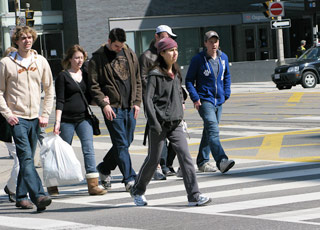
%> input picture testimage.jpg, 320 x 230 px
$ octave --eval "result = HOG(imread('testimage.jpg'));"   (GNU Octave 9; MATLAB toolbox functions it lacks are replaced by stand-ins)
%> lines starting %> are read from the running program, lines starting %| are printed output that depends on the picture
function [H,Imsend]=HOG(Im)
Im=rgb2gray(Im);
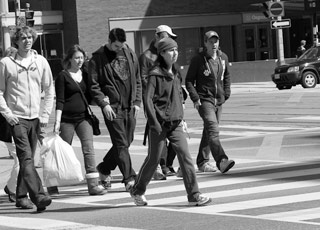
%> Im: size 230x320 uint8; min 0, max 255, mean 117.7
giveny=size(Im,1);
%> giveny = 230
givenx=size(Im,2);
%> givenx = 320
if(givenx~=64),
    sub=givenx-64;
%> sub = 256
    sub;
    leftcut=sub/2;
%> leftcut = 128
    rightcut=(sub/2)+mod(sub,2);
%> rightcut = 128
    left=1+leftcut;
%> left = 129
    right=size(Im,2)-rightcut;
%> right = 192
    left;
    right;
    Im=Im(:,left:right,:);
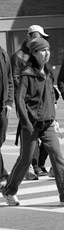
%> Im: size 230x64 uint8; min 0, max 255, mean 102.5
end
if(giveny~=128),
    sub=giveny-128;
%> sub = 102
    uppercut=sub/2;
%> uppercut = 51
    lowercut=(sub/2)+mod(sub,2);
%> lowercut = 51
    upper=1+uppercut;
%> upper = 52
    lower=size(Im,1)-lowercut;
%> lower = 179
    upper
%> upper = 52
    lower
%> lower = 179
    Im=Im(upper:lower,:,:);
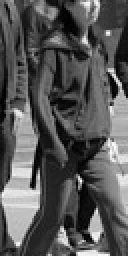
%> Im: size 128x64 uint8 (shown 2 times larger); min 0, max 255, mean 87.3
end
size(Im)
%> ans = [128 64]
Imsend=Im;
load('config.mat');
if(windowsize==816),
    nwin_x=8;
    nwin_y=16;
else,
    nwin_x=4;
    nwin_y=8;
end
B=9;
[L,C]=size(Im); %
H=zeros(nwin_y,nwin_x,B);
Im=double(Im);
%> Im: size 128x64 double
step_x=floor(C/(nwin_x+1));
step_y=floor(L/(nwin_y+1));
cont=0;
hx = [-1,0,1];
hy = -hx';
grad_xr = imfilter(double(Im),hx);
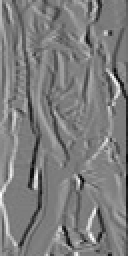
%> grad_xr: size 128x64 double (shown 2 times larger); min -239, max 250, mean 0.9; drawn with min black and max white
grad_yu = imfilter(double(Im),hy);
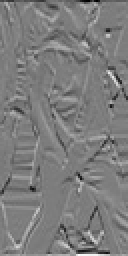
%> grad_yu: size 128x64 double (shown 2 times larger); min -247, max 255, mean -0.2; drawn with min black and max white
angles=atan2(grad_yu,grad_xr);
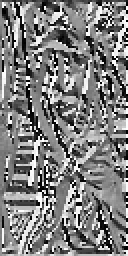
%> angles: size 128x64 double (shown 2 times larger); min -3.14, max 3.14, mean 0.0114; drawn with min black and max white
magnit=((grad_yu.^2)+(grad_xr.^2)).^.5;
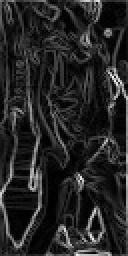
%> magnit: size 128x64 double (shown 2 times larger); min 0, max 308.6, mean 45.9; drawn with min black and max white
for n=0:nwin_y-1
    for m=0:nwin_x-1
        cont=cont+1;
        angles2=angles(n*step_y+1:(n+2)*step_y,m*step_x+1:(m+2)*step_x);
        magnit2=magnit(n*step_y+1:(n+2)*step_y,m*step_x+1:(m+2)*step_x);
        v_angles=angles2(:);
        v_magnit=magnit2(:);
        K=max(size(v_angles));

        bin=0;
        H2=zeros(B,1);
        for ang_lim=-pi+2*pi/B:2*pi/B:pi
            bin=bin+1;
            for k=1:K
                if v_angles(k)<ang_lim
                    v_angles(k)=100;
                    H2(bin)=H2(bin)+v_magnit(k);
                end
            end
        end

        H2=H2/(norm(H2)+0.01);

        H(n+1,m+1,:)=H2';
    end
    %% Local Normalization
    if(normalized==0),
    elseif(normalized==1),
        for n=1:nwin_y-1,
            for m=1:nwin_x-1,
                H(n,m,:)=H(n,m,:)./norm([H(n,m) H(n+1,m) H(n,m+1) H(n+1,m+1)]+0.01);
                H(n+1,m,:)=H(n,m,:)./norm([H(n,m) H(n+1,m) H(n,m+1) H(n+1,m+1)]+0.01);
                H(n,m+1,:)=H(n,m,:)./norm([H(n,m) H(n+1,m) H(n,m+1) H(n+1,m+1)]+0.01);
                H(n+1,m+1,:)=H(n,m,:)./norm([H(n,m) H(n+1,m) H(n,m+1) H(n+1,m+1)])+0.01;
            end
        end
    end
    %%
end
%> after the loop, H2 = [0.712; 0.192; 0.0823; 0.0295; 0.201; 0.562; 0.0497; 0.0441; 0.296]; cont = 128; v_angles = 196 values, max 100 at index 1, min 3.14 at index 8, mean 98.52
